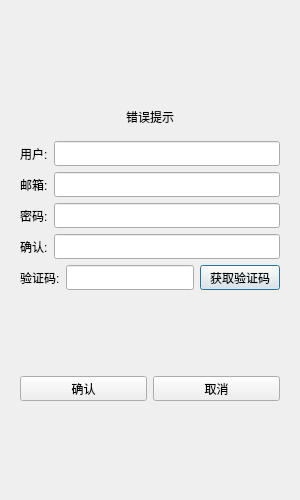
<?xml version="1.0" encoding="UTF-8"?>
<ui version="4.0">
 <class>RegisterDialog</class>
 <widget class="QDialog" name="RegisterDialog">
  <property name="geometry">
   <rect>
    <x>0</x>
    <y>0</y>
    <width>300</width>
    <height>500</height>
   </rect>
  </property>
  <property name="minimumSize">
   <size>
    <width>300</width>
    <height>500</height>
   </size>
  </property>
  <property name="maximumSize">
   <size>
    <width>300</width>
    <height>500</height>
   </size>
  </property>
  <property name="windowTitle">
   <string>Dialog</string>
  </property>
  <layout class="QVBoxLayout" name="verticalLayout_2">
   <item>
    <layout class="QVBoxLayout" name="verticalLayout">
     <item>
      <widget class="QStackedWidget" name="stackedWidget">
       <property name="currentIndex">
        <number>0</number>
       </property>
       <widget class="QWidget" name="page">
        <layout class="QVBoxLayout" name="verticalLayout_3">
         <item>
          <spacer name="verticalSpacer">
           <property name="orientation">
            <enum>Qt::Orientation::Vertical</enum>
           </property>
           <property name="sizeHint" stdset="0">
            <size>
             <width>20</width>
             <height>40</height>
            </size>
           </property>
          </spacer>
         </item>
         <item>
          <widget class="QWidget" name="widget" native="true">
           <layout class="QVBoxLayout" name="verticalLayout_4">
            <item>
             <widget class="QLabel" name="err_tip">
              <property name="text">
               <string>错误提示</string>
              </property>
              <property name="alignment">
               <set>Qt::AlignmentFlag::AlignCenter</set>
              </property>
             </widget>
            </item>
           </layout>
          </widget>
         </item>
         <item>
          <layout class="QHBoxLayout" name="horizontalLayout">
           <item>
            <widget class="QLabel" name="user_label">
             <property name="minimumSize">
              <size>
               <width>0</width>
               <height>25</height>
              </size>
             </property>
             <property name="maximumSize">
              <size>
               <width>16777215</width>
               <height>25</height>
              </size>
             </property>
             <property name="text">
              <string>用户:</string>
             </property>
            </widget>
           </item>
           <item>
            <widget class="QLineEdit" name="user_edit">
             <property name="minimumSize">
              <size>
               <width>0</width>
               <height>25</height>
              </size>
             </property>
             <property name="maximumSize">
              <size>
               <width>16777215</width>
               <height>25</height>
              </size>
             </property>
            </widget>
           </item>
          </layout>
         </item>
         <item>
          <layout class="QHBoxLayout" name="horizontalLayout_2">
           <item>
            <widget class="QLabel" name="email_label">
             <property name="minimumSize">
              <size>
               <width>0</width>
               <height>25</height>
              </size>
             </property>
             <property name="maximumSize">
              <size>
               <width>16777215</width>
               <height>25</height>
              </size>
             </property>
             <property name="text">
              <string>邮箱:</string>
             </property>
            </widget>
           </item>
           <item>
            <widget class="QLineEdit" name="email_edit">
             <property name="minimumSize">
              <size>
               <width>0</width>
               <height>25</height>
              </size>
             </property>
             <property name="maximumSize">
              <size>
               <width>16777215</width>
               <height>25</height>
              </size>
             </property>
            </widget>
           </item>
          </layout>
         </item>
         <item>
          <layout class="QHBoxLayout" name="horizontalLayout_3">
           <item>
            <widget class="QLabel" name="pass_label">
             <property name="minimumSize">
              <size>
               <width>0</width>
               <height>25</height>
              </size>
             </property>
             <property name="maximumSize">
              <size>
               <width>16777215</width>
               <height>25</height>
              </size>
             </property>
             <property name="text">
              <string>密码:</string>
             </property>
            </widget>
           </item>
           <item>
            <widget class="QLineEdit" name="pass_edit">
             <property name="minimumSize">
              <size>
               <width>0</width>
               <height>25</height>
              </size>
             </property>
             <property name="maximumSize">
              <size>
               <width>16777215</width>
               <height>25</height>
              </size>
             </property>
            </widget>
           </item>
          </layout>
         </item>
         <item>
          <layout class="QHBoxLayout" name="horizontalLayout_4">
           <item>
            <widget class="QLabel" name="ack_label">
             <property name="minimumSize">
              <size>
               <width>0</width>
               <height>25</height>
              </size>
             </property>
             <property name="maximumSize">
              <size>
               <width>16777215</width>
               <height>25</height>
              </size>
             </property>
             <property name="text">
              <string>确认:</string>
             </property>
            </widget>
           </item>
           <item>
            <widget class="QLineEdit" name="ack_edit">
             <property name="minimumSize">
              <size>
               <width>0</width>
               <height>25</height>
              </size>
             </property>
             <property name="maximumSize">
              <size>
               <width>16777215</width>
               <height>25</height>
              </size>
             </property>
            </widget>
           </item>
          </layout>
         </item>
         <item>
          <layout class="QHBoxLayout" name="horizontalLayout_5">
           <item>
            <widget class="QLabel" name="verify_label">
             <property name="minimumSize">
              <size>
               <width>0</width>
               <height>25</height>
              </size>
             </property>
             <property name="maximumSize">
              <size>
               <width>16777215</width>
               <height>25</height>
              </size>
             </property>
             <property name="text">
              <string>验证码:</string>
             </property>
            </widget>
           </item>
           <item>
            <widget class="QLineEdit" name="verify_edit">
             <property name="minimumSize">
              <size>
               <width>0</width>
               <height>25</height>
              </size>
             </property>
             <property name="maximumSize">
              <size>
               <width>16777215</width>
               <height>25</height>
              </size>
             </property>
            </widget>
           </item>
           <item>
            <widget class="QPushButton" name="verify_btn">
             <property name="minimumSize">
              <size>
               <width>0</width>
               <height>25</height>
              </size>
             </property>
             <property name="maximumSize">
              <size>
               <width>16777215</width>
               <height>25</height>
              </size>
             </property>
             <property name="text">
              <string>获取验证码</string>
             </property>
            </widget>
           </item>
          </layout>
         </item>
         <item>
          <spacer name="verticalSpacer_2">
           <property name="orientation">
            <enum>Qt::Orientation::Vertical</enum>
           </property>
           <property name="sizeHint" stdset="0">
            <size>
             <width>20</width>
             <height>40</height>
            </size>
           </property>
          </spacer>
         </item>
         <item>
          <layout class="QHBoxLayout" name="horizontalLayout_6">
           <item>
            <widget class="QPushButton" name="confirm_btn">
             <property name="minimumSize">
              <size>
               <width>0</width>
               <height>25</height>
              </size>
             </property>
             <property name="maximumSize">
              <size>
               <width>16777215</width>
               <height>25</height>
              </size>
             </property>
             <property name="text">
              <string>确认</string>
             </property>
            </widget>
           </item>
           <item>
            <widget class="QPushButton" name="cancel_btn">
             <property name="minimumSize">
              <size>
               <width>0</width>
               <height>25</height>
              </size>
             </property>
             <property name="maximumSize">
              <size>
               <width>16777215</width>
               <height>25</height>
              </size>
             </property>
             <property name="text">
              <string>取消</string>
             </property>
            </widget>
           </item>
          </layout>
         </item>
         <item>
          <spacer name="verticalSpacer_3">
           <property name="orientation">
            <enum>Qt::Orientation::Vertical</enum>
           </property>
           <property name="sizeHint" stdset="0">
            <size>
             <width>20</width>
             <height>40</height>
            </size>
           </property>
          </spacer>
         </item>
        </layout>
       </widget>
       <widget class="QWidget" name="page_2"/>
      </widget>
     </item>
    </layout>
   </item>
  </layout>
 </widget>
 <resources/>
 <connections/>
</ui>
